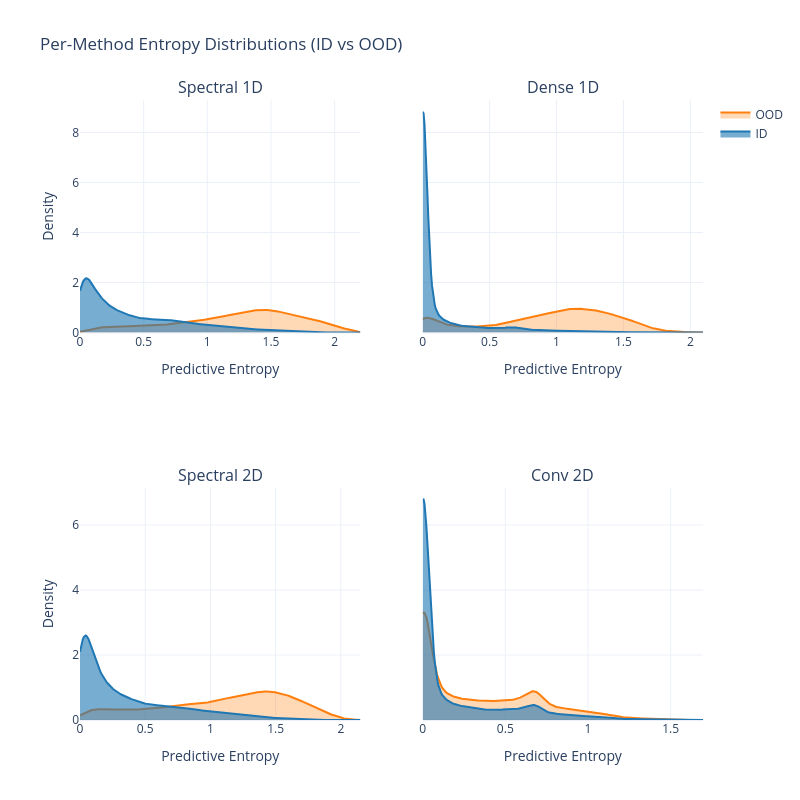

Write notebook code for a chart like this one.
### Code cell
import os
import numpy as np
import plotly.graph_objects as go
from plotly.subplots import make_subplots
from scipy.stats import gaussian_kde

OOD_ROOT = "/Users/josephmargaryan/Desktop/results/OOD"  # ← your results folder
seeds    = ["seed_1", "seed_2", "seed_3"]               # ← the seeds you ran

methods = {
    "Spectral 1D":   "spectral1d_OOD_AN",
    "Dense 1D":      "dense_OOD_AN",
    "Spectral 2D":   "spectral2d_OOD_AN",
    "Conv 2D":       "conv_AN",
}

COLOR_ID  = "rgba(31,119,180,0.6)"  # blue, opaque
COLOR_OOD = "rgba(255,127,14,0.3)"  # orange, lighter

def gather_entropies(prefix: str, domain: str) -> np.ndarray:
    """
    Load and concatenate H_id.npy or H_ood.npy over all seeds.
    `domain` should be "id" or "ood".
    """
    arrs = []
    key = "H_id.npy" if domain == "id" else "H_ood.npy"
    for sd in seeds:
        path = os.path.join(OOD_ROOT, prefix, sd, key)
        arrs.append(np.load(path))
    return np.concatenate(arrs)

fig = make_subplots(
    rows=2, cols=2,
    subplot_titles=list(methods.keys()),
    shared_xaxes=False,
    shared_yaxes=True
)
for idx, (method_name, folder) in enumerate(methods.items()):
    row = idx // 2 + 1
    col = idx % 2 + 1

    # load entropies
    H_id  = gather_entropies(folder, "id")
    H_ood = gather_entropies(folder, "ood")

    # common grid
    all_H = np.concatenate([H_id, H_ood])
    grid  = np.linspace(all_H.min(), all_H.max(), 300)

    # KDE estimates
    kde_id  = gaussian_kde(H_id)
    kde_ood = gaussian_kde(H_ood)
    y_id    = kde_id(grid)
    y_ood   = kde_ood(grid)

    fig.add_trace(
        go.Scatter(
            x=grid, y=y_ood,
            mode="lines",
            name="OOD",
            line_color=COLOR_OOD.replace("0.3","1.0"),  # solid outline
            fill="tozeroy",
            fillcolor=COLOR_OOD,
            showlegend=(idx == 0)  # legend only once
        ),
        row=row, col=col
    )

    fig.add_trace(
        go.Scatter(
            x=grid, y=y_id,
            mode="lines",
            name="ID",
            line_color=COLOR_ID.replace("0.6","1.0"),
            fill="tozeroy",
            fillcolor=COLOR_ID,
            showlegend=(idx == 0)
        ),
        row=row, col=col
    )

    # Axis labels
    fig.update_xaxes(title_text="Predictive Entropy", row=row, col=col)
    if col == 1:
        fig.update_yaxes(title_text="Density", row=row, col=col)

fig.update_layout(
    title_text="Per-Method Entropy Distributions (ID vs OOD)",
    height=800, width=800,
    template="plotly_white",
    legend=dict(x=1.02, y=1)
)¢¢

fig.show()

### Figure 1 — Plotly figure (JSON) as saved in the notebook; plotly's stock layout.template omitted (floating-point values rounded to 4 significant figures; data arrays with more than 128 entries replaced by an {"elided": "..."} marker saying what was removed)
{"data": [{"fill": "tozeroy", "fillcolor": "rgba(255,127,14,0.3)", "line": {"color": "rgba(255,127,14,1.0)"}, "mode": "lines", "name": "OOD", "showlegend": true, "type": "scatter", "x": {"elided": "300 float values"}, "xaxis": "x", "y": {"elided": "300 float values"}, "yaxis": "y"}, {"fill": "tozeroy", "fillcolor": "rgba(31,119,180,0.6)", "line": {"color": "rgba(31,119,180,1.0)"}, "mode": "lines", "name": "ID", "showlegend": true, "type": "scatter", "x": {"elided": "300 float values"}, "xaxis": "x", "y": {"elided": "300 float values"}, "yaxis": "y"}, {"fill": "tozeroy", "fillcolor": "rgba(255,127,14,0.3)", "line": {"color": "rgba(255,127,14,1.0)"}, "mode": "lines", "name": "OOD", "showlegend": false, "type": "scatter", "x": {"elided": "300 float values"}, "xaxis": "x2", "y": {"elided": "300 float values"}, "yaxis": "y2"}, {"fill": "tozeroy", "fillcolor": "rgba(31,119,180,0.6)", "line": {"color": "rgba(31,119,180,1.0)"}, "mode": "lines", "name": "ID", "showlegend": false, "type": "scatter", "x": {"elided": "300 float values"}, "xaxis": "x2", "y": {"elided": "300 float values"}, "yaxis": "y2"}, {"fill": "tozeroy", "fillcolor": "rgba(255,127,14,0.3)", "line": {"color": "rgba(255,127,14,1.0)"}, "mode": "lines", "name": "OOD", "showlegend": false, "type": "scatter", "x": {"elided": "300 float values"}, "xaxis": "x3", "y": {"elided": "300 float values"}, "yaxis": "y3"}, {"fill": "tozeroy", "fillcolor": "rgba(31,119,180,0.6)", "line": {"color": "rgba(31,119,180,1.0)"}, "mode": "lines", "name": "ID", "showlegend": false, "type": "scatter", "x": {"elided": "300 float values"}, "xaxis": "x3", "y": {"elided": "300 float values"}, "yaxis": "y3"}, {"fill": "tozeroy", "fillcolor": "rgba(255,127,14,0.3)", "line": {"color": "rgba(255,127,14,1.0)"}, "mode": "lines", "name": "OOD", "showlegend": false, "type": "scatter", "x": {"elided": "300 float values"}, "xaxis": "x4", "y": {"elided": "300 float values"}, "yaxis": "y4"}, {"fill": "tozeroy", "fillcolor": "rgba(31,119,180,0.6)", "line": {"color": "rgba(31,119,180,1.0)"}, "mode": "lines", "name": "ID", "showlegend": false, "type": "scatter", "x": {"elided": "300 float values"}, "xaxis": "x4", "y": {"elided": "300 float values"}, "yaxis": "y4"}], "layout": {"annotations": [{"font": {"size": 16}, "showarrow": false, "text": "Spectral 1D", "x": 0.225, "xanchor": "center", "xref": "paper", "y": 1, "yanchor": "bottom", "yref": "paper"}, {"font": {"size": 16}, "showarrow": false, "text": "Dense 1D", "x": 0.775, "xanchor": "center", "xref": "paper", "y": 1, "yanchor": "bottom", "yref": "paper"}, {"font": {"size": 16}, "showarrow": false, "text": "Spectral 2D", "x": 0.225, "xanchor": "center", "xref": "paper", "y": 0.375, "yanchor": "bottom", "yref": "paper"}, {"font": {"size": 16}, "showarrow": false, "text": "Conv 2D", "x": 0.775, "xanchor": "center", "xref": "paper", "y": 0.375, "yanchor": "bottom", "yref": "paper"}], "height": 800, "legend": {"x": 1.02, "y": 1}, "title": {"text": "Per-Method Entropy Distributions (ID vs OOD)"}, "width": 800, "xaxis": {"anchor": "y", "domain": [0, 0.45], "title": {"text": "Predictive Entropy"}}, "xaxis2": {"anchor": "y2", "domain": [0.55, 1], "title": {"text": "Predictive Entropy"}}, "xaxis3": {"anchor": "y3", "domain": [0, 0.45], "title": {"text": "Predictive Entropy"}}, "xaxis4": {"anchor": "y4", "domain": [0.55, 1], "title": {"text": "Predictive Entropy"}}, "yaxis": {"anchor": "x", "domain": [0.625, 1], "title": {"text": "Density"}}, "yaxis2": {"anchor": "x2", "domain": [0.625, 1], "matches": "y", "showticklabels": false}, "yaxis3": {"anchor": "x3", "domain": [0, 0.375], "title": {"text": "Density"}}, "yaxis4": {"anchor": "x4", "domain": [0, 0.375], "matches": "y3", "showticklabels": false}}}
